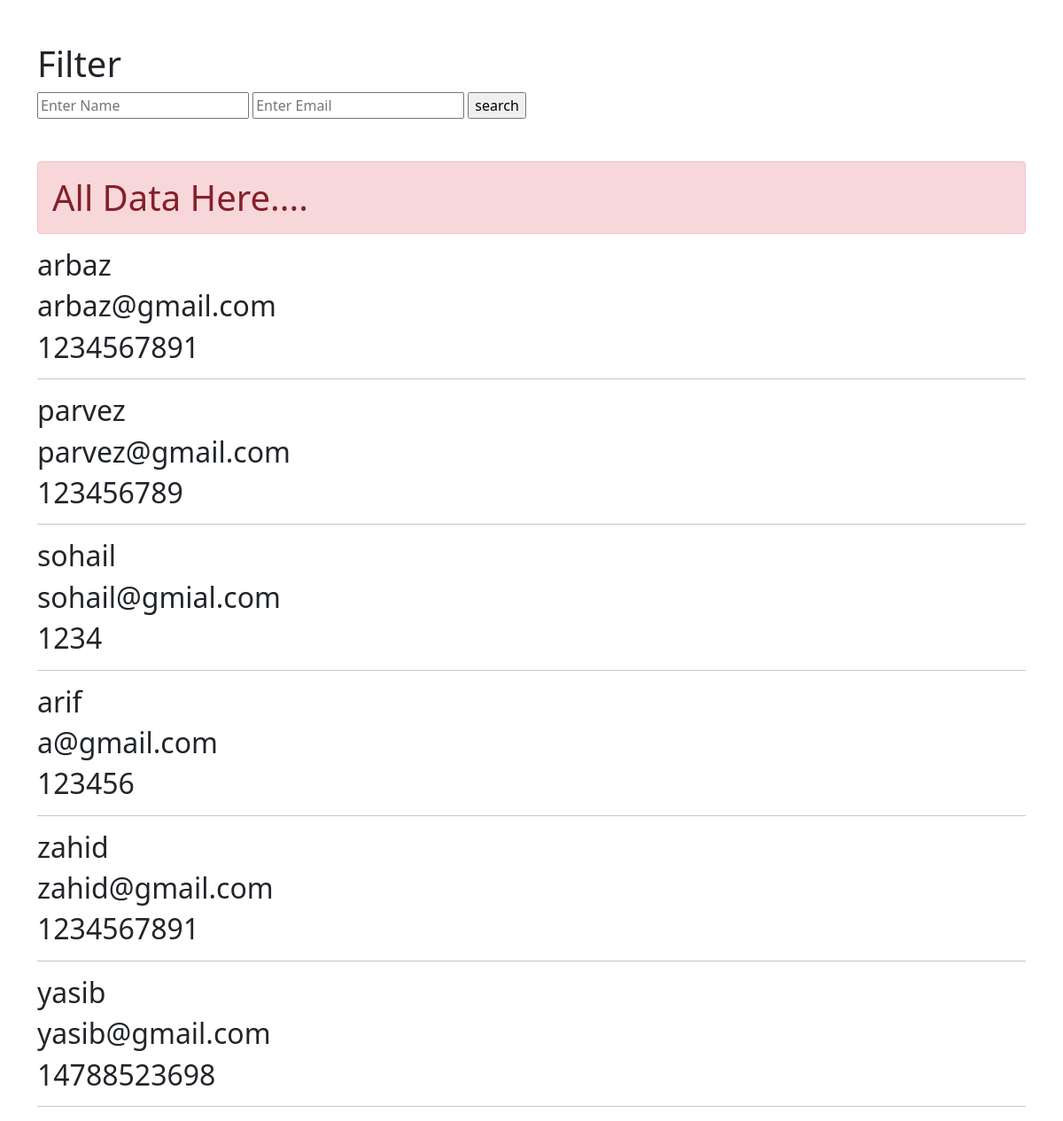
The page / on the database its author committed.
### tryapp/models.py (models this page shows, shortened)
class student(models.Model):
    name = models.CharField(max_length=50)
    email = models.EmailField()
    number = models.IntegerField()

### tryapp/views.py (the view)
# urls.py: path('',views.studentResult),
def studentResult(request):
    form = student.objects.all()
    return render(request,'result.html',{'posts':form})

### tryapp/templates/result.html (shortened to what this page needs)
<!DOCTYPE html>
<html>
{% load static %}
  <head>
    <link href="https://cdn.jsdelivr.net/npm/bootstrap@5.0.0-beta1/dist/css/bootstrap.min.css" rel="stylesheet">
  </head>
  <body>
  <div class="container">
    <br><br>
    <form method="POST" id="formid">
      <h1>Filter</h1><input type="text" id="srch" placeholder="Enter Name">
      <input type="text" id="srch2" placeholder="Enter Email">
      <input type="submit" id="btnsubmit" value="search">
    </form>
    <br><br>
      <h1 class="alert alert-danger"> All Data Here.... </h1>
      <div id="rslt">
      {% include 'post.html' %}
      </div>
  </div>
  </body>
</html>

### tryapp/templates/post.html
{% for post in posts %}
    <h2> {{post.name}} </h2>
    <h2> {{post.email}} </h2>
    <h2> {{post.number}} </h2>
    <hr>
{% endfor %}

### rows shown on the page
student: name "arbaz", email "arbaz@gmail.com", number "1234567891"
student: name "parvez", email "parvez@gmail.com", number "123456789"
student: name "sohail", email "sohail@gmial.com", number "1234"
student: name "arif", email "a@gmail.com", number "123456"
student: name "zahid", email "zahid@gmail.com", number "1234567891"
student: name "yasib", email "yasib@gmail.com", number "14788523698"
